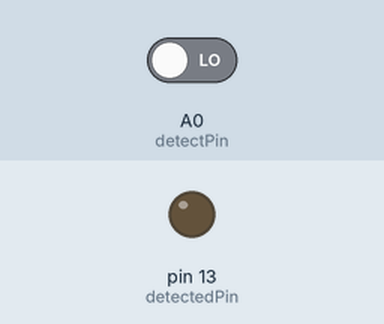
The sketch below on a simulated Arduino Uno, built with avr-gcc and run on an emulated ATmega328P. On the bench: output pins drawn as LEDs (lit = HIGH). The inputs (shaded band) are chosen by the test bench; at power-on: A0 (detectPin) LOW.

Above: at 1.2 s.
1.3 s: A0 (detectPin) driven HIGH
At 1.8 s:
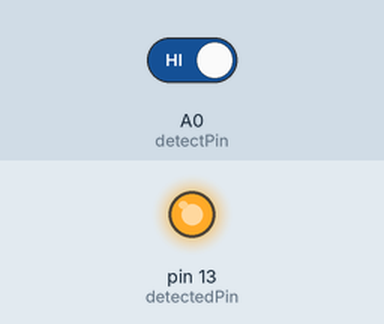
2.8 s: A0 (detectPin) driven LOW
At 4.2 s:
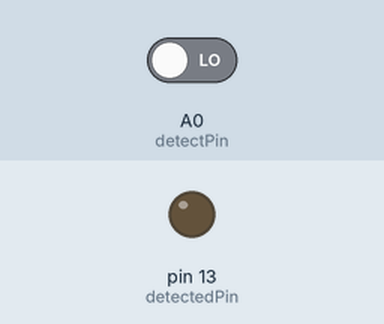
Timing chart, 0 to 5.8 s (numbered marks = the images above; inputs shaded):
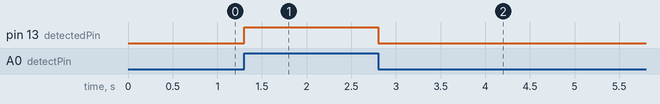

The sketch:

sketch_may10a.ino
```cpp
const int detectPin = A0;
const int detectedPin = 13;

int detect;

void setup() {
  pinMode(detectPin, INPUT);
  pinMode(detectedPin, OUTPUT);

}

void loop() {
  detect = digitalRead(detectPin);

  if (detect == HIGH){
    digitalWrite(detectedPin, HIGH);
  } else {
    digitalWrite(detectedPin, LOW);
  }

}
```

Measured:
- after the input at 1.3 s, pin 13 (detectedPin): LOW → HIGH at once
- after the input at 2.8 s, pin 13 (detectedPin): HIGH → LOW at once
